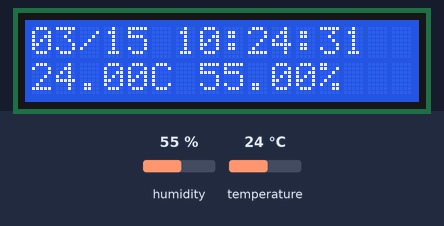
The sketch below on a simulated Arduino Uno, built with avr-gcc and run on an emulated ATmega328P. Parts: 16×2 character LCD. The inputs (shaded band) are chosen by the test bench; at power-on: humidity 55 %, temperature 24 °C. The local clock reads 2024-03-15 10:24:30 at power-on unless the sketch sets it; what the sketch prints to the serial monitor is not drawn.

Above: at 1.2 s.
1.3 s: humidity set to 22 %
At 3.4 s:
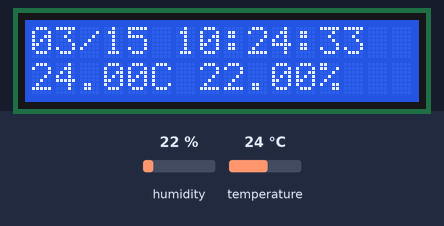
7.5 s: temperature set to 12 °C
At 9.8 s:
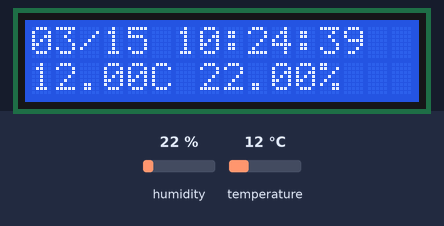
13.5 s: humidity set to 40 %
At 15.8 s:
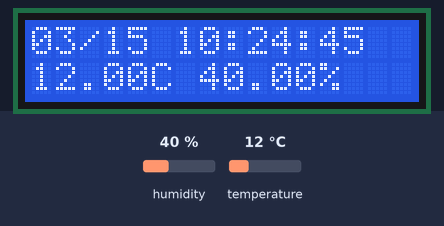
19.5 s: temperature set to 19 °C
At 29.8 s:
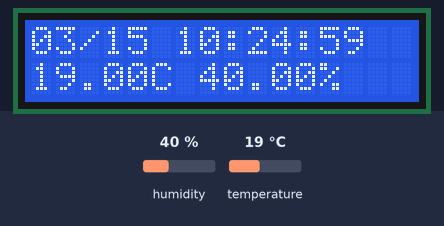
Timing chart, 0 to 31.3 s (numbered marks = the images above; inputs shaded):
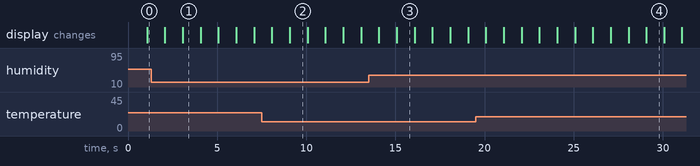

The sketch:

TempDisplayStore.ino
```cpp
#include <SD.h>
#include <SPI.h>
#include <Time.h>
#include <Wire.h>
#include <DS1307RTC.h>
#include <LiquidCrystal_I2C.h>
#include <DHT.h>

#define ONE_WIRE_BUS 2


LiquidCrystal_I2C lcd(0x20,16,2);  // set the LCD address to 0x20 for a 16 chars and 2 line display
File myFile;
DHT dht;
tmElements_t tm;

char buff[17];
byte subSecond = 0;
float temperature = 0.00, humidity = 0.00;
unsigned long time = 0;

void setup() {
	dht.setup(ONE_WIRE_BUS);
	Serial.begin(9600);

	lcd.init();                      // initialize the lcd
	lcd.backlight();
}

void loop() {
	RTC.read(tm);
	if (subSecond != tm.Second){
		time = millis();

		subSecond = tm.Second;
		clearLCD();
		lcd.setCursor(0, 0);
		displayTime();
		lcd.setCursor(0, 1);
		displayTemp();

		time = millis() - time;
		Serial.println(time);
	}
}

void displayTime(){
	clearBuff();
	sprintf(buff, "%02d/%02d %02d:%02d:%02d", tm.Month, tm.Day, tm.Hour, tm.Minute, tm.Second);
	lcd.print(buff);
}

void displayTemp(){
	temperature = dht.getTemperature();
	humidity = dht.getHumidity();

	byte iTemp, decTemp, iHum, decHum;
	iTemp = (byte)temperature;
	decTemp = (temperature - iTemp) * 100;
	iHum = (byte)humidity;
	decHum = (humidity - iHum) * 100;

	clearBuff();
	sprintf(buff, "%02d.%02dC %02d.%02d%%", iTemp, decTemp, iHum, decHum);
	lcd.print(buff);
}

void clearBuff(){
	for(byte i = 0; i < 17; i++)
		buff[i] = ' ';
}

void clearLCD(){
	clearBuff();
	lcd.setCursor(0, 0);
	lcd.print(buff);
	lcd.setCursor(0, 1);
	lcd.print(buff);
}
```

Measured:
- what the display in image 1 shows lasts 1.0 s, from 3.1 s to 4.1 s
